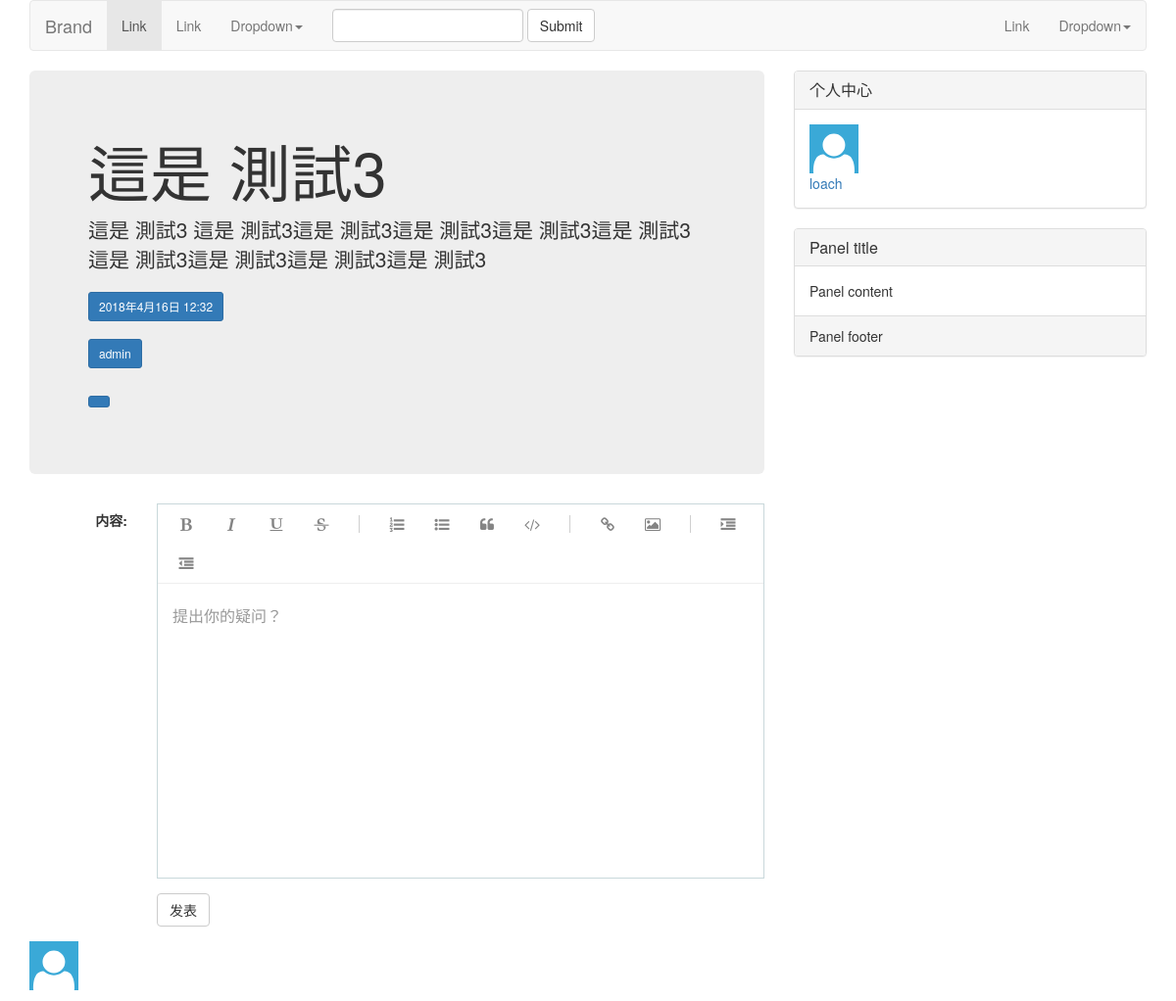
Page /blog/post/3/ (signed in) on the committed database.
### blog/models.py (models this page shows, shortened)
class Post(models.Model):
    title=models.CharField(max_length=70)
    body=models.TextField()
    created_time=models.DateTimeField()
    modified_time=models.DateTimeField()
    categoy=models.ForeignKey(Categoy,on_delete=models.CASCADE)
    tags=models.ManyToManyField(Tag,blank=True)
    author=models.ForeignKey(User,on_delete=models.CASCADE)
    objects=models.Manager()

### blog/views.py (the view)
# urls.py: re_path(r'^post/(?P<pk>[0-9]+)/$',views.detail,name='detail'),
def detail(request,pk):
    post=get_object_or_404(Post,pk=pk)
    form=CommentsForm()
    comments_list=post.comments_set.all()
    return render(request,'blog/detail.html',context={'post':post,'form':form,'comments_list':comments_list})

### comments/forms.py
class CommentsForm(forms.ModelForm):
    class Meta:
        model = Comments
        fields=['content','parent','user','post']

### templates/blog/detail.html (shortened to what this page needs)
{% extends 'base.html' %}
{% load staticfiles %}
{% load mptt_tags %}
{% load socialaccount %}
{% block SimeditorCss %}
<link rel="stylesheet" type="text/css" href="{% static 'blog/simeditor2.3.16/styles/simditor.css' %}" />
{% endblock SimeditorCss %}
{% block main %}
<div class="jumbotron">
        <h1>{{ post.title }}</h1>
        <p>{{ post.body }}</p>
        <p><a class="btn btn-primary btn-sm" href="#" role="button">{{ post.created_time }}</a></p>
        <p><a class="btn btn-primary btn-sm" href="#" role="button">{{ post.author }}</a></p>
        <p><a class="btn btn-primary btn-sm" href="#" role="button">{{ post.category.name }}</a></p>
</div>
<form class="form-horizontal" action="{% url 'comments:post_comments' post.pk %}" method="post" role="form">
<table>
            {% if user.is_authenticated %}
            <div class="form-group">
                 <label for="editor" class="col-sm-2 control-label">内容:</label>
                <div class="col-sm-10">
                </div>
            </div>
            <div class="form-group">
                <div class="col-sm-offset-2 col-sm-10">
                     <input type="submit" name="submit" class="btn btn-default" value="发表"/>
                </div>
            </div>
            {% endif %}
</table>
</form>
<ul class="media-list">
        {% recursetree comments_list %}
        <li class="media">
            <a class="media-left" href="#">
                {% if user.socialaccount_set.all.0.get_avatr_url %}
                <img width="30px" height="30px" alt="{{user.username}}" src="{{ user.socialaccount_set.all.0.get_avatar_url }}">
                {% else %}
                <img class="media-object" src="{% static 'blog/images/author.svg' %}" alt="{{user.username}}">
                {% endif %}
            </a>
            <div class="media-body">
            </div>
        </li>
        {% endrecursetree %}
 </ul>
{% endblock main%}
{% block aside %}
<div class="panel panel-default">
        <div class="panel-heading">
            <h3 class="panel-title">
                Panel title
            </h3>
        </div>
        <div class="panel-body">
            Panel content
        </div>
        <div class="panel-footer">
            Panel footer
        </div>
    </div>
{% endblock aside %}

### templates/base.html (shortened to what this page needs)
<!DOCTYPE HTML>
{% load staticfiles %}
<html>
    <head>
    <link href="{% static 'blog/bootstrap3/css/bootstrap.min.css' %}" rel="stylesheet">
    <link href="{% static 'blog/font-awesome-4.7.0/css/font-awesome.min.css' %}" rel="stylesheet">
    <link href="{% static 'blog/default/css/default.css' %}" rel="stylesheet">
    {% block SimeditorCss %}
    {% endblock SimeditorCss %}
    </head>
<body>
        <div class="container">
                <div class="row clearfix">
                    <div class="col-md-12 column">
                        <nav class="navbar navbar-default" role="navigation">
                            <div class="navbar-header">
                                 <a class="navbar-brand" href="#">Brand</a>
                            </div>
                            <div class="collapse navbar-collapse" id="bs-example-navbar-collapse-1">
                                <ul class="nav navbar-nav">
                                    <li class="active">
                                         <a href="#">Link</a>
                                    </li>
                                    <li>
                                         <a href="#">Link</a>
                                    </li>
                                    <li class="dropdown">
                                         <a href="#" class="dropdown-toggle" data-toggle="dropdown">Dropdown<strong class="caret"></strong></a>
                                    </li>
                                </ul>
                                <form class="navbar-form navbar-left" role="search">
                                    <div class="form-group">
                                        <input type="text" class="form-control" />
                                    </div> <button type="submit" class="btn btn-default">Submit</button>
                                </form>
                                <ul class="nav navbar-nav navbar-right">
                                    <li>
                                         <a href="#">Link</a>
                                    </li>
                                    <li class="dropdown">
                                         <a href="#" class="dropdown-toggle" data-toggle="dropdown">Dropdown<strong class="caret"></strong></a>
                                    </li>
                                </ul>
                            </div>
                        </nav>
                    </div>
                </div>
                <div class="row clearfix">
                    <div class="col-md-8 column" id="main">
                        {% block main %}
                        {% endblock main %}
                    </div>
                    <div class="col-md-4 column" id="aside">
                            <div class="panel panel-default">
                                    {% if user.is_authenticated %}
                                    <div class="panel-heading">
                                        <h3 class="panel-title">
                                            个人中心
                                        </h3>
                                    </div>
                                    <div class="panel-body">
                                        <span>
                                            {% if user.socialaccount_set.all.0.get_avatr_url %}
                                            <img width="30px" height="30px" alt="{{user.username}}" src="{{ user.socialaccount_set.all.0.get_avatar_url }}">
                                            {% else %}
                                            <img class="media-object" src="{% static 'blog/images/author.svg' %}" alt="{{user.username}}">
                                            {% endif %}
                                        </span>
                                        <span>
                                                <a href="#">{{user.username}}</a>
                                         </span>
                                    </div>
                                    {% endif %}
                                </div>
                        {% block aside %}
                        {% endblock aside %}
                    </div>
                </div>
            </div>
</body>
</html>

### rows in the picture
Post: title "這是 測試3", body "這是 測試3 這是 測試3這是 測試3這是 測試3這是 測試3這是 測試3這是 測試3這是 測試3這是 測試3這是 測試3", created_time "2018年4月16日 12:32", author "admin"

### other values in the picture
{{ user.username }} "loach"
